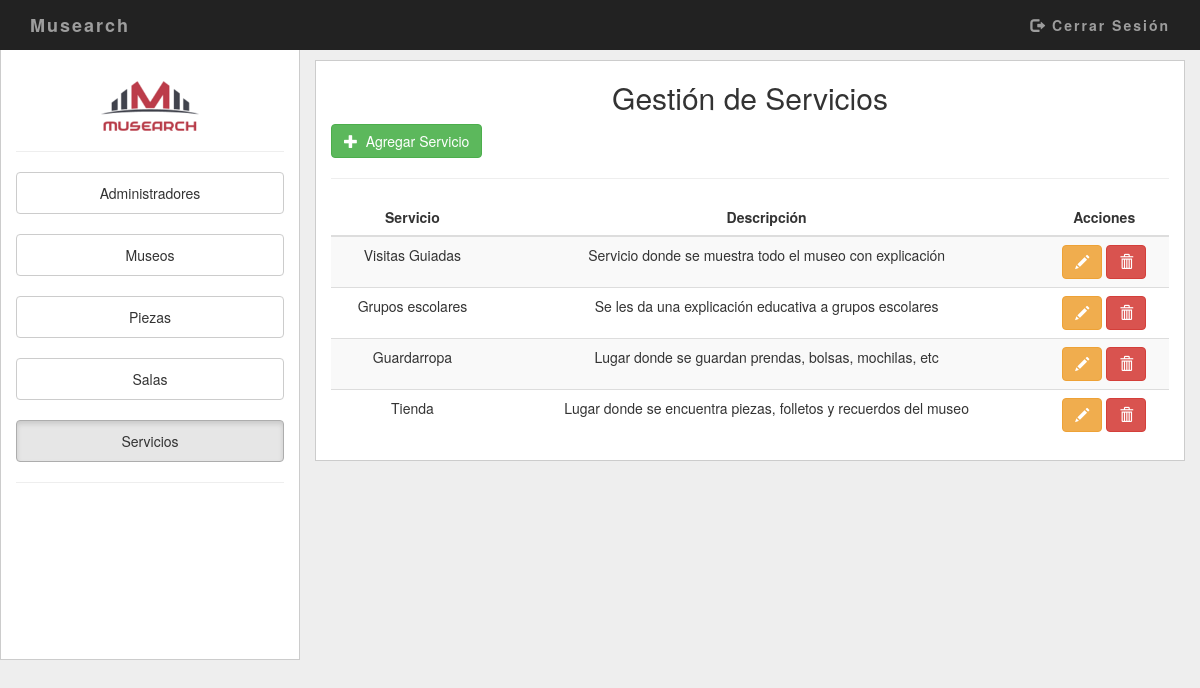
The app's page /view/vistaServicios.php (signed in) with its own data.
### tables this page shows
CREATE TABLE `servicio` (
  `id_servicio` int(11) NOT NULL,
  `nombre_servicio` varchar(80) NOT NULL,
  `descripcion_servicio` varchar(100) NOT NULL
);

### model/Servicios.php (the view, shortened to what this page needs)
    <?php
    class Servicios{
        public function conexionDB(){
            $con = mysqli_connect("localhost", "root", "", "musearch")
            or die ("No se pudo establecer la conexión con la bd");
            return $con;
        }
        public function consultaSer(){
            $consulta = mysqli_query($this->conexionDB(), "SELECT * FROM servicio")
            or die ("Problemas en la consulta" .mysqli_error($this->conexionDB()));
            echo
                '<table class="table table-striped">
                    <thead>
                        <tr>
                            <th class="text-center">Servicio</th>
                            <th class="text-center">Descripción</th>
                            <th class="text-center">Acciones</th>
                        </tr>
                    </thead>
                    <tbody>';
            while ($l = mysqli_fetch_array($consulta)) {
                echo
                        "<tr>
                            <td class='text-center'> ". $l['nombre_servicio'] . "</td>
                            <td class='text-center'> ". $l['descripcion_servicio'] . "</td>";
                echo
                            '<td class="text-center">
                                <button type="button" class="btn btn-warning" title="Modificar"
                                    onClick="javascript: modificarServicio(
                                      ' . $l['id_servicio'] . ',
                                    \'' . $l['nombre_servicio'] . '\',
                                    \'' . $l['descripcion_servicio'] . '\')">
                                        <span class="glyphicon glyphicon-pencil"></span>
                                </button>
                                <button id="eliminar_' .$l['id_servicio']. '" title="Borrar"
                                type="button" class="btn btn-danger"
                                onClick="javascript: borrarServicio(' . $l['id_servicio'] . ', \''
                                                                      . $l['nombre_servicio'] . '\')">
                                        <span class="glyphicon glyphicon-trash"></span>
                                </button>
                            </td>
                        </tr>';
                }
            echo    "</tbody>
                </table>";
        }
    }
?>

### css/adm.css (style rules this page uses)
.bg-grey { background: #eee; }

### records on screen
servicio: nombre_servicio "Visitas Guiadas", descripcion_servicio "Servicio donde se muestra todo el museo con explicación"
servicio: nombre_servicio "Grupos escolares", descripcion_servicio "Se les da una explicación educativa a grupos escolares"
servicio: nombre_servicio "Guardarropa", descripcion_servicio "Lugar donde se guardan prendas, bolsas, mochilas, etc"
servicio: nombre_servicio "Tienda", descripcion_servicio "Lugar donde se encuentra piezas, folletos y recuerdos del museo"
